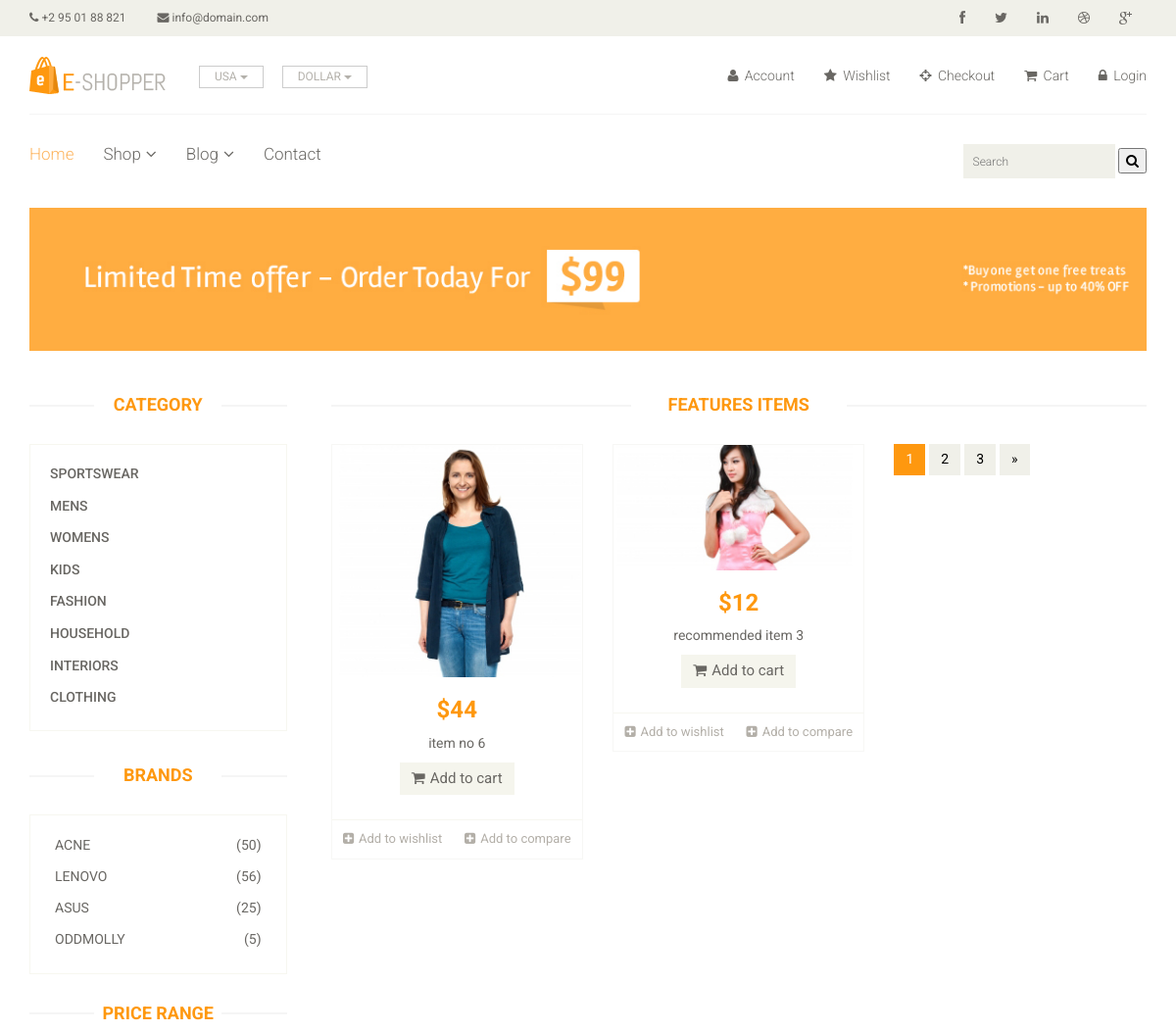
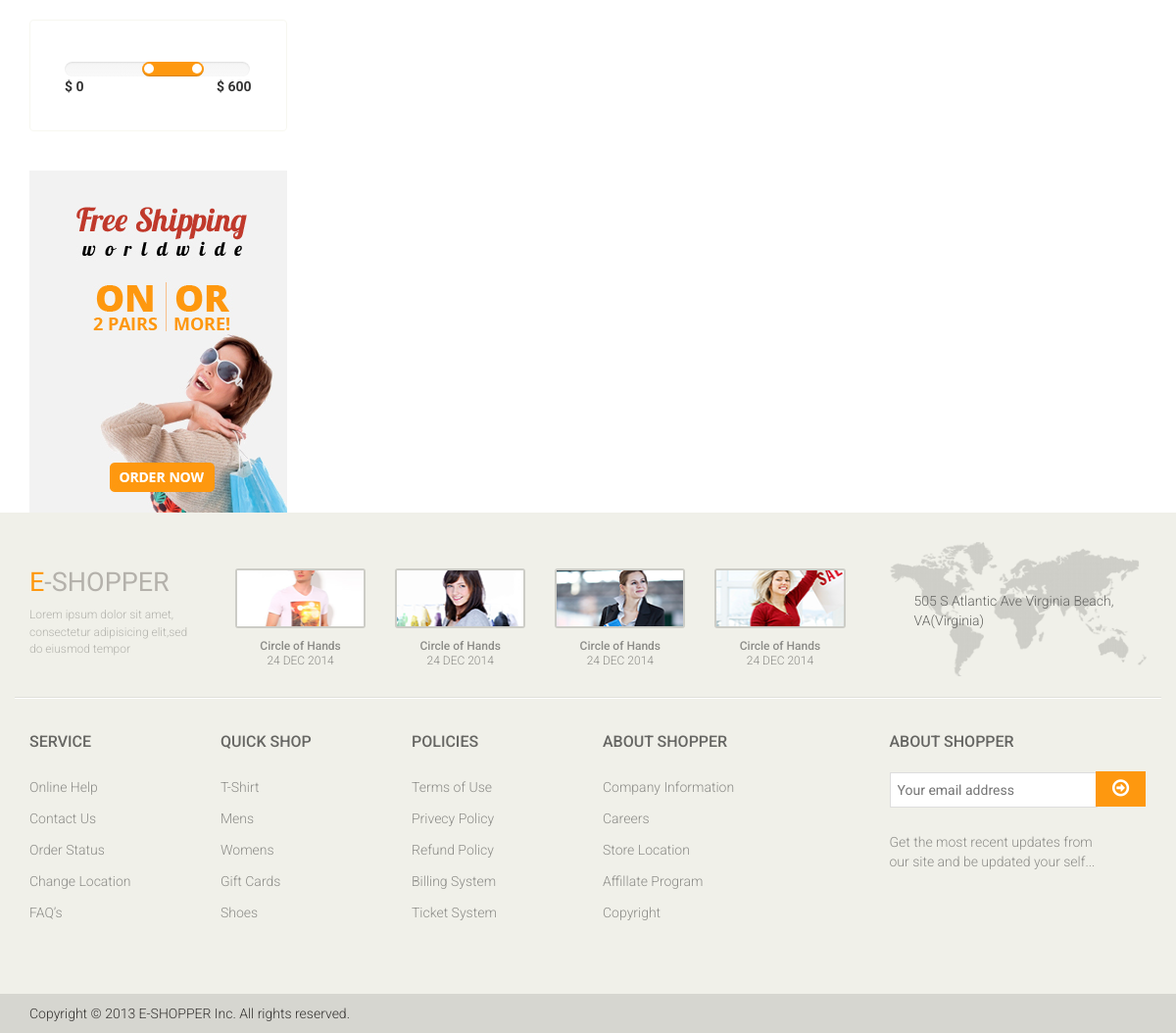
Screenshot of /category/kids with the database file from the repository (2 pictures, top to bottom).
### home/models.py (models this page shows, shortened)
class Category(models.Model):
    name = models.CharField(max_length=200)
    slug = models.CharField(max_length=500 , unique = True)

class Brand(models.Model):
    name = models.CharField(max_length = 200)
    image = models.ImageField(upload_to='media' , blank=True)
    numbers_of_products = models.IntegerField(default = 1)
    slug = models.CharField(max_length=500 , blank = True)

class Product(models.Model):
    name = models.CharField(max_length=200)
    price = models.IntegerField()
    discounted_price = models.IntegerField(default=0)
    image = models.ImageField(upload_to='media')
    description = models.TextField(blank=True)
    specification = models.TextField(blank = True)
    category = models.ForeignKey(Category, on_delete = models.CASCADE)
    brand = models.ForeignKey(Brand,on_delete=models.CASCADE)
    stock = models.CharField(choices = STOCK , max_length=50)
    labels = models.CharField(choices = LABELS , max_length=50 , blank=True)
    slug = models.CharField(max_length= 500 , blank = True)

### home/views.py (the view)
# urls.py: path('category/<slug>', CategoryView.as_view(), name="category"),
class CategoryView(Base):
    def get(self,request,slug):
        cat_id = Category.objects.get(slug = slug).id # slug = slug le index.html ma category for loop bata chaleko xa tellai execute garxa
        self.views['cat_products'] = Product.objects.filter(category_id = cat_id)
        self.views['categories'] = Category.objects.all()
        self.views['brands'] = Brand.objects.all()
        return render(request,"category.html",self.views)

### templates/category.html (shortened to what this page needs)
{% extends 'base.html' %}
{%block content%}
{%load static%}
	<section id="advertisement">
		<div class="container">
			<img src="images/shop/advertisement.jpg" alt="" />
		</div>
	</section>
	<section>
		<div class="container">
			<div class="row">
				<div class="col-sm-3">
					<div class="left-sidebar">
						<h2>Category</h2>
						<div class="panel-group category-products" id="accordian">
							{%for cat in categories%}
							<div class="panel panel-default">
								<div class="panel-heading">
									<h4 class="panel-title"><a href="/category/{{cat.slug}}">{{cat.name}}</a></h4>
								</div>
							</div>
							{%endfor%}
						</div>
						<div class="brands_products">
							<h2>Brands</h2>
							<div class="brands-name">
								<ul class="nav nav-pills nav-stacked">
									{%for brand in brands %}
									<li><a href="/brand/{{brand.slug}}"> <span class="pull-right">({{brand.numbers_of_products}})</span>{{brand.name}}</a></li>
									{%endfor%}
								</ul>
							</div>
						</div>
						<div class="price-range">
							<h2>Price Range</h2>
							<div class="well">
								 <input type="text" class="span2" value="" data-slider-min="0" data-slider-max="600" data-slider-step="5" data-slider-value="[250,450]" id="sl2" ><br />
								 <b>$ 0</b> <b class="pull-right">$ 600</b>
							</div>
						</div>
						<div class="shipping text-center">
							<img src="{%static 'images/home/shipping.jpg' %}" alt="" />
						</div>
					</div>
				</div>
				<div class="col-sm-9 padding-right">
					<div class="features_items">
						<h2 class="title text-center">Features Items</h2>
						{%for cat_product in cat_products%}
						<div class="col-sm-4">
							<div class="product-image-wrapper">
								<div class="single-products">
									<div class="productinfo text-center">
										<img src="{{cat_product.image.url}}" alt="" />
										<h2>${{cat_product.price}}</h2>
										<p>{{cat_product.name}}</p>
										<a href="#" class="btn btn-default add-to-cart"><i class="fa fa-shopping-cart"></i>Add to cart</a>
									</div>
									<div class="product-overlay">
										<div class="overlay-content">
										</div>
									</div>
								</div>
								<div class="choose">
									<ul class="nav nav-pills nav-justified">
										<li><a href=""><i class="fa fa-plus-square"></i>Add to wishlist</a></li>
										<li><a href=""><i class="fa fa-plus-square"></i>Add to compare</a></li>
									</ul>
								</div>
							</div>
						</div>
						{%endfor%}
						<ul class="pagination">
							<li class="active"><a href="">1</a></li>
							<li><a href="">2</a></li>
							<li><a href="">3</a></li>
							<li><a href="">&raquo;</a></li>
						</ul>
					</div>
				</div>
			</div>
		</div>
	</section>
{%endblock%}

### static/css/main.css (style rules this page uses)
body { font-family: 'Roboto', sans-serif; background:; position: relative; font-weight:400px; }
ul li { list-style: none; }
a { -webkit-transition: 300ms; -moz-transition: 300ms; -o-transition: 300ms; transition: 300ms; }
h1, h2, h3, h4, h5, h6 { font-family: 'Roboto', sans-serif; }
.category-products { border: 1px solid #F7F7F0; margin-bottom: 35px; padding-bottom: 20px; padding-top: 15px; }
.left-sidebar h2, .brands_products h2 { color: #FE980F; font-family: 'Roboto', sans-serif; font-size: 18px; font-weight: 700; margin: 0 auto 30px; text-align: center; text-transform: uppercase; position: relative; z-index:3; }
.left-sidebar h2:after, h2.title:after { content: " "; position: absolute; border: 1px solid #f5f5f5; bottom:8px; left: 0; width: 100%; height: 0; z-index: -2; }
.left-sidebar h2:before { content: " "; position: absolute; background: #fff; bottom: -6px; width: 130px; height: 30px; z-index: -1; left: 50%; margin-left: -65px; }
h2.title:before { content: " "; position: absolute; background: #fff; bottom: -6px; width: 220px; height: 30px; z-index: -1; left: 50%; margin-left: -110px; }
.category-products .panel { background-color: #FFFFFF; border: 0px; border-radius: 0px; box-shadow:none; margin-bottom: 0px; }
.category-products .panel-default .panel-heading { background-color: #FFFFFF; border: 0 none; color: #FFFFFF; padding: 5px 20px; }
.category-products .panel-default .panel-heading .panel-title a { color: #696763; font-family: 'Roboto', sans-serif; font-size: 14px; text-decoration: none; text-transform: uppercase; }
.brands-name { border: 1px solid #F7F7F0; padding-bottom: 20px; padding-top: 15px; }
.brands-name .nav-stacked li a { background-color: #FFFFFF; color: #696763; font-family: 'Roboto', sans-serif; font-size: 14px; padding: 5px 25px; text-decoration: none; text-transform: uppercase; }
.shipping { background-color: #F2F2F2; margin-top: 40px; overflow: hidden; padding-top: 20px; position: relative; }
.price-range { margin-top:30px; }
.well { background-color: #FFFFFF; border: 1px solid #F7F7F0; border-radius: 4px; box-shadow: none; margin-bottom: 20px; min-height: 20px; padding: 35px; }
.padding-right { padding-right: 0; }
.features_items { overflow:hidden; }
h2.title { color: #FE980F; font-family: 'Roboto', sans-serif; font-size: 18px; font-weight: 700; margin: 0 15px; text-transform: uppercase; margin-bottom: 30px; position: relative; }
.product-image-wrapper { border:1px solid #F7F7F5; overflow: hidden; margin-bottom:30px; }
.single-products { position: relative; }
.productinfo h2 { color: #FE980F; font-family: 'Roboto', sans-serif; font-size: 24px; font-weight: 700; }
.productinfo p { font-family: 'Roboto', sans-serif; font-size: 14px; font-weight: 400; color: #696763; }
.productinfo img { width: 100%; }
.productinfo { position:relative; }
.product-overlay { background:#FE980F; top: 0; display: none; height: 0; position: absolute; transition: height 500ms ease 0s; width: 100%; display: block; opacity:; }
.product-overlay .overlay-content { bottom: 0; position: absolute; bottom: 0; text-align: center; width: 100%; }
.add-to-cart { background:#F5F5ED; border: 0 none; border-radius: 0; color: #696763; font-family: 'Roboto', sans-serif; font-size: 15px; margin-bottom: 25px; }
.add-to-cart i { margin-right:5px; }
.choose { border-top: 1px solid #F7F7F0; }
.choose ul li a { color: #B3AFA8; font-family: 'Roboto', sans-serif; font-size: 13px; padding-left: 0; padding-right: 0; }
.choose ul li a i { margin-right:5px; }
#advertisement { padding-bottom: 45px; }
#advertisement img { width: 100%; }
.pagination { display: inline-block; margin-bottom: 25px; margin-top: 0; padding-left: 15px; }
.pagination li:first-child a, .pagination li:first-child span { border-bottom-left-radius: 0; border-top-left-radius: 0; margin-left: 0; }
.pagination li:last-child a, .pagination li:last-child span { border-bottom-right-radius: 0; border-top-right-radius: 0; }
.pagination .active a, .pagination .active span, .pagination .active a:hover, .pagination .active span:hover, .pagination .active a:focus, .pagination .active span:focus { background-color: #FE980F; border-color: #FE980F; color: #FFFFFF; cursor: default; z-index: 2; }
.pagination li a, .pagination li span { background-color: #f0f0e9; border: 0; float: left; line-height: 1.42857; margin-left: -1px; padding: 6px 12px; position: relative; text-decoration: none; margin-right: 5px; color:#000; }

### rows the page displays
Category: name "SPORTSWEAR"
Category: name "MENS"
Category: name "WOMENS"
Category: name "KIDS"
Category: name "FASHION"
Category: name "HOUSEHOLD"
Category: name "INTERIORS"
Category: name "CLOTHING"
Brand: numbers_of_products "50", name "ACNE"
Brand: numbers_of_products "56", name "LENOVO"
Brand: numbers_of_products "25", name "ASUS"
Brand: numbers_of_products "5", name "ODDMOLLY"
Product: image (picture), price "44", name "item no 6"
Product: image (picture), price "12", name "recommended item 3"
